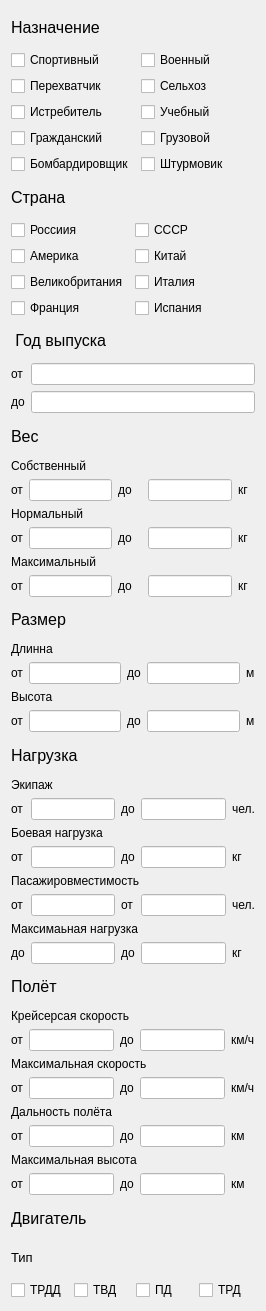
         <widget class="QWidget" name="scrollAreaWidgetContents_6">
          <property name="geometry">
           <rect>
            <x>0</x>
            <y>0</y>
            <width>266</width>
            <height>1311</height>
           </rect>
          </property>
          <layout class="QGridLayout" name="gridLayout_25">
           <item row="12" column="0">
            <widget class="QLabel" name="label_182">
             <property name="font">
              <font>
               <pointsize>12</pointsize>
              </font>
             </property>
             <property name="text">
              <string>Полёт</string>
             </property>
            </widget>
           </item>
           <item row="8" column="0">
            <widget class="QLabel" name="label_154">
             <property name="font">
              <font>
               <pointsize>12</pointsize>
              </font>
             </property>
             <property name="text">
              <string>Размер</string>
             </property>
            </widget>
           </item>
           <item row="10" column="0">
            <widget class="QLabel" name="label_173">
             <property name="font">
              <font>
               <pointsize>12</pointsize>
              </font>
             </property>
             <property name="text">
              <string>Нагрузка</string>
             </property>
            </widget>
           </item>
           <item row="1" column="0">
            <layout class="QGridLayout" name="gridLayout_18">
             <item row="0" column="1">
              <widget class="QCheckBox" name="checkBox_83">
               <property name="text">
                <string>Военный</string>
               </property>
              </widget>
             </item>
             <item row="2" column="1">
              <widget class="QCheckBox" name="checkBox_84">
               <property name="text">
                <string>Учебный</string>
               </property>
              </widget>
             </item>
             <item row="3" column="1">
              <widget class="QCheckBox" name="checkBox_85">
               <property name="text">
                <string>Грузовой</string>
               </property>
              </widget>
             </item>
             <item row="1" column="1">
              <widget class="QCheckBox" name="checkBox_86">
               <property name="text">
                <string>Сельхоз</string>
               </property>
              </widget>
             </item>
             <item row="0" column="0">
              <widget class="QCheckBox" name="checkBox_87">
               <property name="text">
                <string>Спортивный</string>
               </property>
              </widget>
             </item>
             <item row="4" column="0">
              <widget class="QCheckBox" name="checkBox_13">
               <property name="text">
                <string>Бомбардировщик</string>
               </property>
              </widget>
             </item>
             <item row="3" column="0">
              <widget class="QCheckBox" name="checkBox_88">
               <property name="text">
                <string>Гражданский</string>
               </property>
              </widget>
             </item>
             <item row="2" column="0">
              <widget class="QCheckBox" name="checkBox_14">
               <property name="text">
                <string>Истребитель</string>
               </property>
              </widget>
             </item>
             <item row="1" column="0">
              <widget class="QCheckBox" name="checkBox_89">
               <property name="text">
                <string>Перехватчик</string>
               </property>
              </widget>
             </item>
             <item row="4" column="1">
              <widget class="QCheckBox" name="checkBox_90">
               <property name="text">
                <string>Штурмовик</string>
               </property>
              </widget>
             </item>
            </layout>
           </item>
           <item row="3" column="0">
            <layout class="QFormLayout" name="formLayout_10">
             <item row="0" column="0">
              <widget class="QCheckBox" name="checkBox_75">
               <property name="text">
                <string>Россиия</string>
               </property>
              </widget>
             </item>
             <item row="0" column="1">
              <widget class="QCheckBox" name="checkBox_76">
               <property name="text">
                <string>СССР</string>
               </property>
              </widget>
             </item>
             <item row="1" column="0">
              <widget class="QCheckBox" name="checkBox_77">
               <property name="text">
                <string>Америка</string>
               </property>
              </widget>
             </item>
             <item row="1" column="1">
              <widget class="QCheckBox" name="checkBox_78">
               <property name="text">
                <string>Китай</string>
               </property>
              </widget>
             </item>
             <item row="2" column="0">
              <widget class="QCheckBox" name="checkBox_79">
               <property name="text">
                <string>Великобритания</string>
               </property>
              </widget>
             </item>
             <item row="2" column="1">
              <widget class="QCheckBox" name="checkBox_80">
               <property name="text">
                <string>Италия</string>
               </property>
              </widget>
             </item>
             <item row="3" column="0">
              <widget class="QCheckBox" name="checkBox_81">
               <property name="text">
                <string>Франция</string>
               </property>
              </widget>
             </item>
             <item row="3" column="1">
              <widget class="QCheckBox" name="checkBox_82">
               <property name="text">
                <string>Испания</string>
               </property>
              </widget>
             </item>
            </layout>
           </item>
           <item row="7" column="0">
            <layout class="QGridLayout" name="gridLayout_weight_3">
             <item row="1" column="0">
              <widget class="QLabel" name="label_69">
               <property name="text">
                <string>от</string>
               </property>
              </widget>
             </item>
             <item row="1" column="4">
              <widget class="QLabel" name="P_wei_lb_sob_kg_6">
               <property name="text">
                <string>кг  </string>
               </property>
              </widget>
             </item>
             <item row="1" column="3">
              <widget class="QLineEdit" name="ALL_wei_line_sob_do">
               <property name="styleSheet">
                <string notr="true">background-color: rgb(255, 255, 255);</string>
               </property>
              </widget>
             </item>
             <item row="4" column="0">
              <widget class="QLabel" name="label_70">
               <property name="text">
                <string>от</string>
               </property>
              </widget>
             </item>
             <item row="3" column="0" colspan="5">
              <widget class="QLabel" name="P_wei_lb_norm_3">
               <property name="text">
                <string>Нормальный</string>
               </property>
              </widget>
             </item>
             <item row="4" column="1">
              <widget class="QLineEdit" name="ALL_wei_line_norm_ot">
               <property name="styleSheet">
                <string notr="true">background-color: rgb(255, 255, 255);</string>
               </property>
              </widget>
             </item>
             <item row="8" column="0">
              <widget class="QLabel" name="label_71">
               <property name="text">
                <string>от</string>
               </property>
              </widget>
             </item>
             <item row="1" column="1">
              <widget class="QLineEdit" name="ALL_wei_line_sob_ot">
               <property name="styleSheet">
                <string notr="true">background-color: rgb(255, 255, 255);</string>
               </property>
              </widget>
             </item>
             <item row="0" column="0" colspan="5">
              <widget class="QLabel" name="P_wei_lb_sob_3">
               <property name="text">
                <string>Собственный</string>
               </property>
              </widget>
             </item>
             <item row="1" column="2">
              <widget class="QLabel" name="label_72">
               <property name="text">
                <string>до   </string>
               </property>
              </widget>
             </item>
             <item row="8" column="1">
              <widget class="QLineEdit" name="ALL_wei_line_max_ot">
               <property name="styleSheet">
                <string notr="true">background-color: rgb(255, 255, 255);</string>
               </property>
              </widget>
             </item>
             <item row="4" column="2">
              <widget class="QLabel" name="label_73">
               <property name="text">
                <string>до</string>
               </property>
              </widget>
             </item>
             <item row="4" column="4">
              <widget class="QLabel" name="P_wei_lb_sob_kg_7">
               <property name="text">
                <string>кг</string>
               </property>
              </widget>
             </item>
             <item row="4" column="3">
              <widget class="QLineEdit" name="ALL_wei_line_norm_do">
               <property name="styleSheet">
                <string notr="true">background-color: rgb(255, 255, 255);</string>
               </property>
              </widget>
             </item>
             <item row="6" column="0" colspan="5">
              <widget class="QLabel" name="P_wei_lb_max_3">
               <property name="text">
                <string>Максимальный</string>
               </property>
              </widget>
             </item>
             <item row="8" column="2">
              <widget class="QLabel" name="label_74">
               <property name="text">
                <string>до</string>
               </property>
              </widget>
             </item>
             <item row="8" column="4">
              <widget class="QLabel" name="P_wei_lb_max_kg_3">
               <property name="text">
                <string>кг</string>
               </property>
              </widget>
             </item>
             <item row="8" column="3">
              <widget class="QLineEdit" name="ALL_wei_line_max_do">
               <property name="styleSheet">
                <string notr="true">background-color: rgb(255, 255, 255);</string>
               </property>
              </widget>
             </item>
            </layout>
           </item>
           <item row="5" column="0">
            <layout class="QFormLayout" name="formLayout_5">
             <item row="0" column="0">
              <widget class="QLabel" name="label_155">
               <property name="text">
                <string>от</string>
               </property>
              </widget>
             </item>
             <item row="0" column="1">
              <widget class="QLineEdit" name="lineEdit_31">
               <property name="styleSheet">
                <string notr="true">background-color: rgb(255, 255, 255);</string>
               </property>
              </widget>
             </item>
             <item row="1" column="0">
              <widget class="QLabel" name="label_156">
               <property name="text">
                <string>до</string>
               </property>
              </widget>
             </item>
             <item row="1" column="1">
              <widget class="QLineEdit" name="lineEdit_36">
               <property name="styleSheet">
                <string notr="true">background-color: rgb(255, 255, 255);</string>
               </property>
              </widget>
             </item>
            </layout>
           </item>
           <item row="9" column="0">
            <layout class="QGridLayout" name="gridLayout_size_3">
             <item row="0" column="0" colspan="5">
              <widget class="QLabel" name="P_size_lb_long_3">
               <property name="text">
                <string>Длинна</string>
               </property>
              </widget>
             </item>
             <item row="1" column="4">
              <widget class="QLabel" name="P_size_lb_long_m_3">
               <property name="text">
                <string>м</string>
               </property>
              </widget>
             </item>
             <item row="3" column="2">
              <widget class="QLabel" name="label_84">
               <property name="text">
                <string>до</string>
               </property>
              </widget>
             </item>
             <item row="1" column="2">
              <widget class="QLabel" name="label_85">
               <property name="text">
                <string>до</string>
               </property>
              </widget>
             </item>
             <item row="3" column="0">
              <widget class="QLabel" name="label_79">
               <property name="text">
                <string>от</string>
               </property>
              </widget>
             </item>
             <item row="1" column="0">
              <widget class="QLabel" name="label_80">
               <property name="text">
                <string>от</string>
               </property>
              </widget>
             </item>
             <item row="3" column="1">
              <widget class="QLineEdit" name="ALL_size_line_high_ot">
               <property name="styleSheet">
                <string notr="true">background-color: rgb(255, 255, 255);</string>
               </property>
              </widget>
             </item>
             <item row="3" column="3">
              <widget class="QLineEdit" name="ALL_size_line_high_do">
               <property name="styleSheet">
                <string notr="true">background-color: rgb(255, 255, 255);</string>
               </property>
              </widget>
             </item>
             <item row="2" column="0" colspan="5">
              <widget class="QLabel" name="P_sie_lb_high_3">
               <property name="text">
                <string>Высота</string>
               </property>
              </widget>
             </item>
             <item row="1" column="3">
              <widget class="QLineEdit" name="H_size_line_long_do_2">
               <property name="styleSheet">
                <string notr="true">background-color: rgb(255, 255, 255);</string>
               </property>
              </widget>
             </item>
             <item row="1" column="1">
              <widget class="QLineEdit" name="ALL_size_line_long_ot">
               <property name="styleSheet">
                <string notr="true">background-color: rgb(255, 255, 255);</string>
               </property>
              </widget>
             </item>
             <item row="3" column="4">
              <widget class="QLabel" name="P_size_lb_high_m_3">
               <property name="text">
                <string>м</string>
               </property>
              </widget>
             </item>
            </layout>
           </item>
           <item row="11" column="0">
            <layout class="QGridLayout" name="gridLayout_load_3">
             <item row="7" column="1">
              <widget class="QLineEdit" name="ALL_load_line_maxlo_ot">
               <property name="styleSheet">
                <string notr="true">background-color: rgb(255, 255, 255);</string>
               </property>
              </widget>
             </item>
             <item row="7" column="4">
              <widget class="QLabel" name="P_load_lb_maxlo_kg_3">
               <property name="text">
                <string>кг</string>
               </property>
              </widget>
             </item>
             <item row="5" column="1">
              <widget class="QLineEdit" name="ALL_load_line_pascap_ot">
               <property name="styleSheet">
                <string notr="true">background-color: rgb(255, 255, 255);</string>
               </property>
              </widget>
             </item>
             <item row="5" column="4">
              <widget class="QLabel" name="P_load_lb_pascap_ch_3">
               <property name="text">
                <string>чел.</string>
               </property>
              </widget>
             </item>
             <item row="1" column="1">
              <widget class="QLineEdit" name="ALL_load_line_crew_ot">
               <property name="styleSheet">
                <string notr="true">background-color: rgb(255, 255, 255);
</string>
               </property>
              </widget>
             </item>
             <item row="3" column="4">
              <widget class="QLabel" name="P_load_lb_comlo_kg_3">
               <property name="text">
                <string>кг</string>
               </property>
              </widget>
             </item>
             <item row="1" column="4">
              <widget class="QLabel" name="P_load_lb_crew_ch_3">
               <property name="text">
                <string>чел.</string>
               </property>
              </widget>
             </item>
             <item row="3" column="1">
              <widget class="QLineEdit" name="ALL_load_line_comlo_ot">
               <property name="styleSheet">
                <string notr="true">background-color: rgb(255, 255, 255);</string>
               </property>
              </widget>
             </item>
             <item row="1" column="0">
              <widget class="QLabel" name="label_75">
               <property name="text">
                <string>от</string>
               </property>
              </widget>
             </item>
             <item row="1" column="2">
              <widget class="QLabel" name="label_76">
               <property name="text">
                <string>до</string>
               </property>
              </widget>
             </item>
             <item row="1" column="3">
              <widget class="QLineEdit" name="ALL_load_line_crew_do">
               <property name="styleSheet">
                <string notr="true">background-color: rgb(255, 255, 255);</string>
               </property>
              </widget>
             </item>
             <item row="3" column="0">
              <widget class="QLabel" name="label_77">
               <property name="text">
                <string>от</string>
               </property>
              </widget>
             </item>
             <item row="3" column="2">
              <widget class="QLabel" name="label_78">
               <property name="text">
                <string>до</string>
               </property>
              </widget>
             </item>
             <item row="5" column="0">
              <widget class="QLabel" name="label_81">
               <property name="text">
                <string>от</string>
               </property>
              </widget>
             </item>
             <item row="5" column="2">
              <widget class="QLabel" name="label_82">
               <property name="text">
                <string>от</string>
               </property>
              </widget>
             </item>
             <item row="7" column="0">
              <widget class="QLabel" name="label_83">
               <property name="text">
                <string>до</string>
               </property>
              </widget>
             </item>
             <item row="7" column="2">
              <widget class="QLabel" name="label_86">
               <property name="text">
                <string>до</string>
               </property>
              </widget>
             </item>
             <item row="3" column="3">
              <widget class="QLineEdit" name="ALL_load_line_comlo_do">
               <property name="styleSheet">
                <string notr="true">background-color: rgb(255, 255, 255);</string>
               </property>
              </widget>
             </item>
             <item row="5" column="3">
              <widget class="QLineEdit" name="ALL_load_line_pascap_do">
               <property name="styleSheet">
                <string notr="true">background-color: rgb(255, 255, 255);</string>
               </property>
              </widget>
             </item>
             <item row="7" column="3">
              <widget class="QLineEdit" name="ALL_load_line_maxlo_do">
               <property name="styleSheet">
                <string notr="true">background-color: rgb(255, 255, 255);</string>
               </property>
              </widget>
             </item>
             <item row="6" column="0" colspan="5">
              <widget class="QLabel" name="P_load_lb_maxlo_3">
               <property name="text">
                <string>Максимаьная нагрузка</string>
               </property>
              </widget>
             </item>
             <item row="4" column="0" colspan="5">
              <widget class="QLabel" name="P_load_lb_pascap_3">
               <property name="text">
                <string>Пасажировместимость</string>
               </property>
              </widget>
             </item>
             <item row="2" column="0" colspan="5">
              <widget class="QLabel" name="P_load_lb_comlo_3">
               <property name="text">
                <string>Боевая нагрузка</string>
               </property>
              </widget>
             </item>
             <item row="0" column="0" colspan="5">
              <widget class="QLabel" name="P_load_lb_crew_3">
               <property name="text">
                <string>Экипаж</string>
               </property>
              </widget>
             </item>
            </layout>
           </item>
           <item row="13" column="0">
            <layout class="QGridLayout" name="gridLayout_flight_3">
             <item row="5" column="4">
              <widget class="QLabel" name="P_fl_lb_rang_km_3">
               <property name="text">
                <string>км</string>
               </property>
              </widget>
             </item>
             <item row="1" column="1">
              <widget class="QLineEdit" name="ALL_fl_line_cruis_ot">
               <property name="styleSheet">
                <string notr="true">background-color: rgb(255, 255, 255);</string>
               </property>
              </widget>
             </item>
             <item row="3" column="4">
              <widget class="QLabel" name="P_fl_lb_maxsp_kmh_3">
               <property name="text">
                <string>км/ч</string>
               </property>
              </widget>
             </item>
             <item row="1" column="4">
              <widget class="QLabel" name="P_fl_lb_cruis_kmh_3">
               <property name="text">
                <string>км/ч</string>
               </property>
              </widget>
             </item>
             <item row="5" column="1">
              <widget class="QLineEdit" name="ALL_fl_line_rang_ot">
               <property name="styleSheet">
                <string notr="true">background-color: rgb(255, 255, 255);</string>
               </property>
              </widget>
             </item>
             <item row="3" column="1">
              <widget class="QLineEdit" name="ALL_fl_line_maxsp_ot">
               <property name="styleSheet">
                <string notr="true">background-color: rgb(255, 255, 255);</string>
               </property>
              </widget>
             </item>
             <item row="7" column="4">
              <widget class="QLabel" name="P_fl_lb_maxhi_km_3">
               <property name="text">
                <string>км</string>
               </property>
              </widget>
             </item>
             <item row="7" column="1">
              <widget class="QLineEdit" name="ALL_fl_line_maxhi_ot">
               <property name="styleSheet">
                <string notr="true">background-color: rgb(255, 255, 255);</string>
               </property>
              </widget>
             </item>
             <item row="7" column="2">
              <widget class="QLabel" name="label_87">
               <property name="text">
                <string>до</string>
               </property>
              </widget>
             </item>
             <item row="1" column="0">
              <widget class="QLabel" name="label_88">
               <property name="text">
                <string>от</string>
               </property>
              </widget>
             </item>
             <item row="1" column="2">
              <widget class="QLabel" name="label_89">
               <property name="text">
                <string>до</string>
               </property>
              </widget>
             </item>
             <item row="7" column="0">
              <widget class="QLabel" name="label_90">
               <property name="text">
                <string>от</string>
               </property>
              </widget>
             </item>
             <item row="3" column="2">
              <widget class="QLabel" name="label_91">
               <property name="text">
                <string>до</string>
               </property>
              </widget>
             </item>
             <item row="5" column="0">
              <widget class="QLabel" name="label_92">
               <property name="text">
                <string>от</string>
               </property>
              </widget>
             </item>
             <item row="5" column="2">
              <widget class="QLabel" name="label_93">
               <property name="text">
                <string>до</string>
               </property>
              </widget>
             </item>
             <item row="1" column="3">
              <widget class="QLineEdit" name="ALL_fl_line_cruis_do">
               <property name="styleSheet">
                <string notr="true">background-color: rgb(255, 255, 255);</string>
               </property>
              </widget>
             </item>
             <item row="3" column="3">
              <widget class="QLineEdit" name="ALL_fl_line_maxsp_do">
               <property name="styleSheet">
                <string notr="true">background-color: rgb(255, 255, 255);</string>
               </property>
              </widget>
             </item>
             <item row="5" column="3">
              <widget class="QLineEdit" name="ALL_fl_line_rang_do">
               <property name="styleSheet">
                <string notr="true">background-color: rgb(255, 255, 255);</string>
               </property>
              </widget>
             </item>
             <item row="7" column="3">
              <widget class="QLineEdit" name="ALL_fl_line_maxhi_do">
               <property name="styleSheet">
                <string notr="true">background-color: rgb(255, 255, 255);</string>
               </property>
              </widget>
             </item>
             <item row="6" column="0" colspan="5">
              <widget class="QLabel" name="P_fl_lb_maxhi_3">
               <property name="text">
                <string>Максимальная высота</string>
               </property>
              </widget>
             </item>
             <item row="4" column="0" colspan="5">
              <widget class="QLabel" name="P_fl_lb_rang_3">
               <property name="text">
                <string>Дальность полёта</string>
               </property>
              </widget>
             </item>
             <item row="2" column="0" colspan="5">
              <widget class="QLabel" name="P_fl_lb_maxsp_3">
               <property name="text">
                <string>Максимальная скорость</string>
               </property>
              </widget>
             </item>
             <item row="0" column="0" colspan="5">
              <widget class="QLabel" name="P_fl_lb_cruis_3">
               <property name="text">
                <string>Крейсерсая скорость</string>
               </property>
              </widget>
             </item>
             <item row="3" column="0">
              <widget class="QLabel" name="label_94">
               <property name="text">
                <string>от</string>
               </property>
              </widget>
             </item>
            </layout>
           </item>
           <item row="2" column="0">
            <widget class="QLabel" name="label_61">
             <property name="font">
              <font>
               <pointsize>12</pointsize>
              </font>
             </property>
             <property name="text">
              <string>Страна</string>
             </property>
            </widget>
           </item>
           <item row="4" column="0">
            <widget class="QLabel" name="label_152">
             <property name="font">
              <font>
               <pointsize>12</pointsize>
              </font>
             </property>
             <property name="text">
              <string> Год выпуска</string>
             </property>
            </widget>
           </item>
           <item row="6" column="0">
            <widget class="QLabel" name="label_153">
             <property name="font">
              <font>
               <pointsize>12</pointsize>
              </font>
             </property>
             <property name="text">
              <string>Вес</string>
             </property>
            </widget>
           </item>
           <item row="0" column="0">
            <widget class="QLabel" name="label_56">
             <property name="font">
              <font>
               <pointsize>12</pointsize>
              </font>
             </property>
             <property name="text">
              <string>Назначение</string>
             </property>
            </widget>
           </item>
           <item row="14" column="0">
            <widget class="QLabel" name="label_191">
             <property name="font">
              <font>
               <pointsize>12</pointsize>
              </font>
             </property>
             <property name="text">
              <string>Двигатель</string>
             </property>
            </widget>
           </item>
           <item row="15" column="0">
            <widget class="QLabel" name="label_192">
             <property name="font">
              <font>
               <pointsize>10</pointsize>
              </font>
             </property>
             <property name="styleSheet">
              <string notr="true"/>
             </property>
             <property name="text">
              <string>Тип</string>
             </property>
            </widget>
           </item>
           <item row="16" column="0">
            <layout class="QGridLayout" name="gridLayout_16">
             <item row="0" column="0">
              <widget class="QCheckBox" name="checkBox_91">
               <property name="text">
                <string>ТРДД</string>
               </property>
              </widget>
             </item>
             <item row="0" column="1">
              <widget class="QCheckBox" name="checkBox_93">
               <property name="text">
                <string>ТВД</string>
               </property>
              </widget>
             </item>
             <item row="0" column="2">
              <widget class="QCheckBox" name="checkBox_94">
               <property name="text">
                <string>ПД</string>
               </property>
              </widget>
             </item>
             <item row="0" column="3">
              <widget class="QCheckBox" name="checkBox_92">
               <property name="text">
                <string>ТРД</string>
               </property>
              </widget>
             </item>
            </layout>
           </item>
          </layout>
         </widget>
